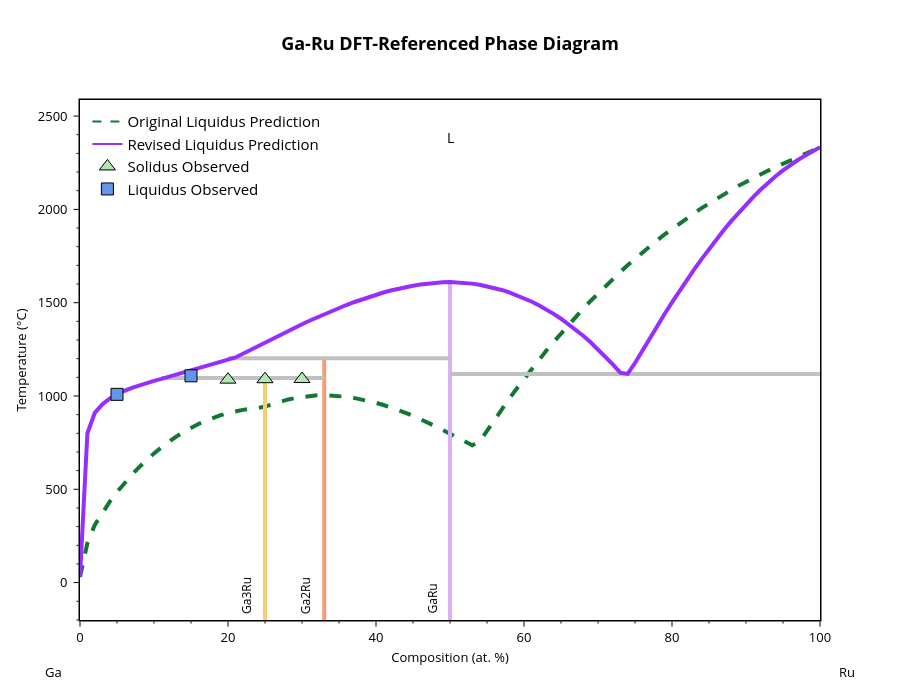
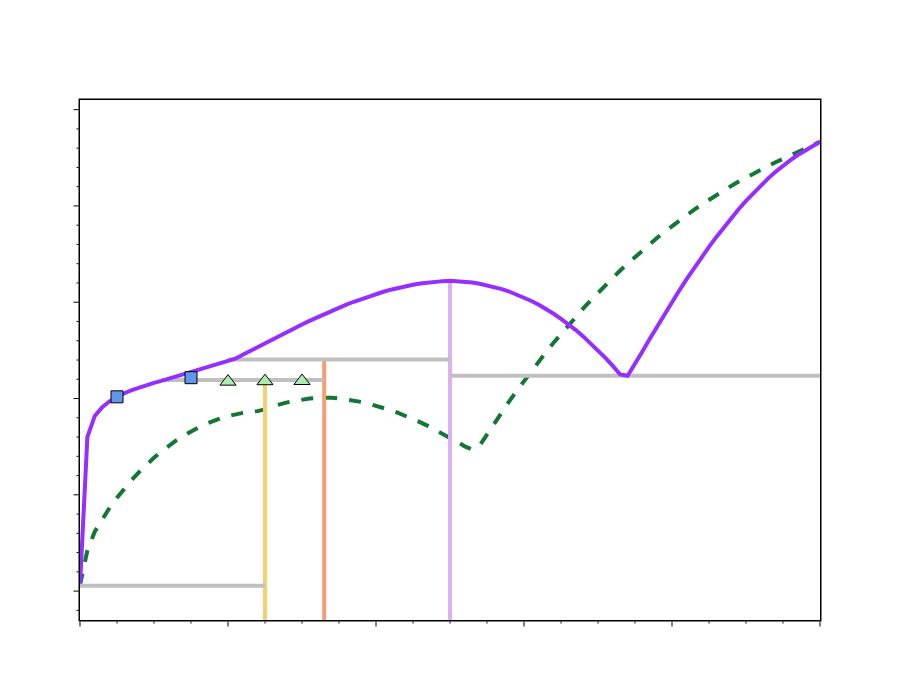

These figures' notebook cell, in order:
### Markdown cell above
Now, let's compare the updated phase diagram to our inital guess from the machine-learned parameters

### Code cell
bl.update_params(adj_params) # update the parameters and generate the DFT-referenced phase diagram
bl.digitized_liq = predicted_liquidus_line # set the original predicted line as the liquidus reference for plotting
fig = blp.get_plot('pred+liq') # generate the plot as a figure object so it can be modified
add_experimental_traces(fig, inc_no_liquid=False) # add the experimental data to the plot

# Manually edit trace colors and names and update layout. This may need to be altered if the trace order changes
fig.data[0].line.color = '#117733' # reference liquidus - plotted line 
fig.data[7].line.color = '#962EFF' # adjusted liquidus - plotted line
fig.data[8].line.color = '#117733' # reference liquidus - legend
fig.data[8].name = 'Original Liquidus Prediction'
fig.data[9].line.color = '#962EFF' # adjusted liquidus - legend
fig.data[9].name = 'Revised Liquidus Prediction'
fig.update_layout(width=900, height=700)
fig.show()

# Create another version without labels for manual labeling in powerpoint
fig_dict = fig.to_dict()
fig_dict['layout'].pop('title', None)
fig_dict['layout']['xaxis'].pop('title', None)
fig_dict['layout']['yaxis'].pop('title', None)
fig_dict['layout'].pop('annotations', None)
fig_no_labels = go.Figure(fig_dict)
fig_no_labels.layout.showlegend = False
fig_no_labels.layout.xaxis.showticklabels = False
fig_no_labels.layout.yaxis.showticklabels = False
fig_no_labels.update_layout(yaxis_range=[-150, 2550])
fig_no_labels.add_trace(go.Scatter(
    x=[bl.phases[0]['comp']*100, bl.phases[1]['comp']*100],
    y=[bl.component_data[bl.components[0]][1]-275, bl.component_data[bl.components[0]][1]-275],
    mode='lines',
    line=dict(color='silver', width=4),
    showlegend=False))
fig_no_labels.show()

# Save the figure without labels
figures_dir = cfg.project_root / "figures"
if os.path.isdir(figures_dir):
    fig_no_labels.write_image(figures_dir / "Ga-Ru_phase_diagram_cleaned.svg")
    print(f"Figure saved to {figures_dir}")

### Figure 1 — Plotly figure (JSON) as saved in the notebook; plotly's stock layout.template omitted (floating-point values rounded to 4 significant figures)
{"data": [{"line": {"color": "#117733", "dash": "dash", "width": 4}, "mode": "lines", "showlegend": false, "type": "scatter", "x": [0, 1, 2, 3, 4, 5, 6, 7.0, 8, 9, 10, 11, 12, 13, 14.0, 15, 16, 17, 18, 19, 20, 21, 22, 23, 24, 25, 26, 27, 28.0, 29.0, 30, 31, 32, 33, 34, 35, 36, 37, 38, 39, 40, 41, 42, 43, 44, 45, 46, 47, 48, 49, 50, 51, 52, 53, 54, 55.0, 56.0, 57.0, 58.0, 59, 60, 61, 62, 63, 64, 65, 66, 67, 68, 69, 70, 71, 72, 73, 74, 75, 76, 77, 78, 79, 80, 81, 82, 83, 84, 85, 86, 87, 88, 89, 90, 91, 92, 93, 94, 95, 96, 97, 98, 99, 100], "y": [29.75, 212.1, 309.1, 375.2, 432.8, 485.0, 533.1, 577.6, 618.8, 656.9, 692.3, 724.8, 754.8, 782.2, 807.1, 829.6, 849.8, 867.7, 883.5, 897.0, 908.5, 918.0, 925.4, 931.0, 934.6, 943.7, 957.7, 969.8, 980.1, 988.5, 995.2, 1000.0, 1003.0, 1005.0, 1003.0, 1000.0, 995.8, 989.7, 982.2, 973.4, 963.2, 951.7, 939.0, 925.0, 909.9, 893.7, 876.3, 857.9, 838.5, 818.1, 796.8, 774.6, 751.6, 735.6, 755.7, 815.1, 873.1, 929.8, 985.1, 1039.0, 1092.0, 1143.0, 1193.0, 1242.0, 1289.0, 1336.0, 1381.0, 1425.0, 1468.0, 1509.0, 1550.0, 1589.0, 1627.0, 1664.0, 1701.0, 1736.0, 1770.0, 1803.0, 1835.0, 1866.0, 1896.0, 1925.0, 1953.0, 1980.0, 2007.0, 2032.0, 2057.0, 2081.0, 2104.0, 2126.0, 2148.0, 2169.0, 2189.0, 2208.0, 2227.0, 2245.0, 2262.0, 2279.0, 2296.0, 2312.0, 2333.0]}, {"hovertemplate": "label=Ga3Ru<br>x=%{x}<br>t=%{y}<extra></extra>", "legendgroup": "Ga3Ru", "line": {"color": "rgb(246, 207, 113)", "dash": "solid", "width": 4}, "marker": {"symbol": "circle"}, "mode": "lines", "name": "Ga3Ru", "orientation": "v", "showlegend": false, "type": "scatter", "x": [25, 25, 25, 25, 25, 25, 25, 25, 25, 25, 25, 25, 25, 25], "xaxis": "x", "y": [29.75, 800.4, 1096.0, 1091.0, 1070.0, 1081.0, 955.1, 909.7, 1028.0, 985.6, 1009.0, 1058.0, 1044.0, -273.1], "yaxis": "y"}, {"hovertemplate": "label=Ga2Ru<br>x=%{x}<br>t=%{y}<extra></extra>", "legendgroup": "Ga2Ru", "line": {"color": "rgb(248, 156, 116)", "dash": "solid", "width": 4}, "marker": {"symbol": "circle"}, "mode": "lines", "name": "Ga2Ru", "orientation": "v", "showlegend": false, "type": "scatter", "x": [33, 33, 33, 33, 33, 33, 33, 33, 33, 33, 33, 33], "xaxis": "x", "y": [1096.0, 1195.0, 1203.0, 1164.0, 1103.0, 1116.0, 1129.0, 1185.0, 1175.0, 1153.0, 1141.0, -273.1], "yaxis": "y"}, {"hovertemplate": "label=GaRu<br>x=%{x}<br>t=%{y}<extra></extra>", "legendgroup": "GaRu", "line": {"color": "rgb(220, 176, 242)", "dash": "solid", "width": 4}, "marker": {"symbol": "circle"}, "mode": "lines", "name": "GaRu", "orientation": "v", "showlegend": false, "type": "scatter", "x": [50, 50, 50, 50, 50, 50, 50, 50, 50, 50, 50, 50, 50, 50, 50, 50, 50, 50, 50, 50, 50, 50, 50, 50, 50, 50, 50, 50, 50, 50, 50, 50, 50, 50, 50, 50, 50, 50, 50, 50, 50, 50, 50, 50, 50, 50, 50, 50, 50, 50, 50, 50, 50, 50, 50, 50, 50], "xaxis": "x", "y": [1543.0, 1530.0, 1554.0, 1565.0, 1575.0, 1455.0, 1596.0, 1568.0, 1464.0, 1525.0, 1169.0, 1591.0, 1583.0, 1602.0, 1607.0, 1611.0, 1609.0, 1502.0, 1517.0, 1487.0, 1472.0, 1366.0, 1385.0, 1347.0, 1203.0, 1206.0, 1579.0, 1589.0, 1541.0, 1556.0, 1414.0, 1440.0, 1486.0, 1507.0, 1118.0, 1125.0, 1386.0, 1355.0, 1288.0, 1323.0, 1251.0, 1211.0, 1598.0, 1603.0, 1607.0, 1438.0, 1227.0, 1247.0, 1611.0, 1610.0, 1403.0, 1421.0, 1327.0, 1308.0, 1268.0, 1288.0, -273.1], "yaxis": "y"}, {"hovertemplate": "x=%{x}<br>y=%{y}<extra></extra>", "legendgroup": "", "line": {"color": "Silver", "dash": "solid", "width": 4}, "marker": {"symbol": "circle"}, "mode": "lines", "name": "", "orientation": "v", "showlegend": false, "type": "scatter", "x": [50, 74, 100], "xaxis": "x", "y": [1118.0, 1118.0, 1118.0], "yaxis": "y"}, {"hovertemplate": "x=%{x}<br>y=%{y}<extra></extra>", "legendgroup": "", "line": {"color": "Silver", "dash": "solid", "width": 4}, "marker": {"symbol": "circle"}, "mode": "lines", "name": "", "orientation": "v", "showlegend": false, "type": "scatter", "x": [11, 25, 33], "xaxis": "x", "y": [1096.0, 1096.0, 1096.0], "yaxis": "y"}, {"hovertemplate": "x=%{x}<br>y=%{y}<extra></extra>", "legendgroup": "", "line": {"color": "Silver", "dash": "solid", "width": 4}, "marker": {"symbol": "circle"}, "mode": "lines", "name": "", "orientation": "v", "showlegend": false, "type": "scatter", "x": [20, 33, 50], "xaxis": "x", "y": [1203.0, 1203.0, 1203.0], "yaxis": "y"}, {"hovertemplate": "label=L<br>x=%{x}<br>t=%{y}<extra></extra>", "legendgroup": "L", "line": {"color": "#962EFF", "dash": "solid", "width": 4}, "marker": {"symbol": "circle"}, "mode": "lines", "name": "L", "orientation": "v", "showlegend": false, "type": "scatter", "x": [0, 1, 2, 3, 4, 5, 6, 7.0, 8, 9, 10, 11, 12, 13, 14.0, 15, 16, 17, 18, 19, 20, 21, 22, 23, 24, 25, 26, 27, 28.0, 29.0, 30, 31, 32, 33, 34, 35, 36, 37, 38, 39, 40, 41, 42, 43, 44, 45, 46, 47, 48, 49, 50, 51, 52, 53, 54, 55.0, 56.0, 57.0, 58.0, 59, 60, 61, 62, 63, 64, 65, 66, 67, 68, 69, 70, 71, 72, 73, 74, 75, 76, 77, 78, 79, 80, 81, 82, 83, 84, 85, 86, 87, 88, 89, 90, 91, 92, 93, 94, 95, 96, 97, 98, 99, 100], "xaxis": "x", "y": [29.75, 800.4, 909.7, 955.1, 985.6, 1009.0, 1028.0, 1044.0, 1058.0, 1070.0, 1081.0, 1091.0, 1103.0, 1116.0, 1129.0, 1141.0, 1153.0, 1164.0, 1175.0, 1185.0, 1195.0, 1206.0, 1227.0, 1247.0, 1268.0, 1288.0, 1308.0, 1327.0, 1347.0, 1366.0, 1385.0, 1403.0, 1421.0, 1438.0, 1455.0, 1472.0, 1487.0, 1502.0, 1517.0, 1530.0, 1543.0, 1554.0, 1565.0, 1575.0, 1583.0, 1591.0, 1598.0, 1603.0, 1607.0, 1610.0, 1611.0, 1609.0, 1607.0, 1602.0, 1596.0, 1589.0, 1579.0, 1568.0, 1556.0, 1541.0, 1525.0, 1507.0, 1486.0, 1464.0, 1440.0, 1414.0, 1386.0, 1355.0, 1323.0, 1288.0, 1251.0, 1211.0, 1169.0, 1125.0, 1118.0, 1177.0, 1244.0, 1311.0, 1376.0, 1439.0, 1501.0, 1562.0, 1621.0, 1678.0, 1734.0, 1787.0, 1839.0, 1889.0, 1937.0, 1983.0, 2026.0, 2067.0, 2106.0, 2143.0, 2177.0, 2209.0, 2238.0, 2264.0, 2288.0, 2310.0, 2333.0], "yaxis": "y"}, {"line": {"color": "#117733", "dash": "dash"}, "mode": "lines", "name": "Original Liquidus Prediction", "showlegend": true, "type": "scatter", "x": [null], "y": [null]}, {"line": {"color": "#962EFF"}, "marker": {"color": "#117733"}, "mode": "lines", "name": "Revised Liquidus Prediction", "showlegend": true, "type": "scatter", "x": [null], "y": [null]}, {"marker": {"color": "#ADEBB3", "line": {"color": "black", "width": 1}, "size": 14, "symbol": "triangle-up"}, "mode": "markers", "name": "Solidus Observed", "type": "scatter", "x": [20, 25, 30], "y": [1088.0, 1090.0, 1091.0]}, {"marker": {"color": "cornflowerblue", "line": {"color": "black", "width": 1}, "size": 12, "symbol": "square"}, "mode": "markers", "name": "Liquidus Observed", "type": "scatter", "x": [5, 15], "y": [1009.0, 1108.0]}], "layout": {"annotations": [{"borderpad": 5, "font": {"color": "black", "size": 12}, "showarrow": false, "text": "Ga3Ru", "textangle": -90, "x": 22.5, "y": -200.6, "yanchor": "bottom"}, {"borderpad": 5, "font": {"color": "black", "size": 12}, "showarrow": false, "text": "Ga2Ru", "textangle": -90, "x": 30.5, "y": -200.6, "yanchor": "bottom"}, {"borderpad": 5, "font": {"color": "black", "size": 12}, "showarrow": false, "text": "GaRu", "textangle": -90, "x": 47.5, "y": -200.6, "yanchor": "bottom"}, {"font": {"color": "black", "size": 14}, "showarrow": false, "text": "L", "x": 50, "y": 2384.0}, {"font": {"color": "black", "size": 13}, "showarrow": false, "text": "Ga", "x": -0.05, "xanchor": "left", "xref": "paper", "y": -0.1, "yanchor": "middle", "yref": "paper"}, {"font": {"color": "black", "size": 13}, "showarrow": false, "text": "Ru", "x": 1.05, "xanchor": "right", "xref": "paper", "y": -0.1, "yanchor": "middle", "yref": "paper"}], "font": {"color": "black", "size": 13}, "height": 700, "legend": {"font": {"size": 15}, "x": 0.01, "xanchor": "left", "y": 0.99, "yanchor": "top"}, "plot_bgcolor": "white", "showlegend": true, "title": {"font": {"color": "black", "size": 18}, "text": "<b>Ga-Ru DFT-Referenced Phase Diagram</b>", "x": 0.5, "xanchor": "center"}, "width": 900, "xaxis": {"linecolor": "black", "linewidth": 1.5, "minor": {"nticks": 5, "tickcolor": "black", "ticklen": 2, "ticks": "outside", "tickwidth": 1}, "mirror": true, "range": [0, 100], "showline": true, "tickcolor": "black", "tickformat": ".0f", "ticklen": 5, "ticks": "outside", "tickwidth": 1, "title": {"font": {"size": 13}, "standoff": 8, "text": "Composition (at. %)"}}, "yaxis": {"linecolor": "black", "linewidth": 1.5, "minor": {"nticks": 5, "tickcolor": "black", "ticklen": 2, "ticks": "outside", "tickwidth": 1}, "mirror": true, "range": [-200.6, 2586.0], "showline": true, "tickcolor": "black", "ticklen": 5, "ticks": "outside", "ticksuffix": " ", "tickwidth": 1, "title": {"font": {"size": 13}, "standoff": 8, "text": "Temperature (°C)"}}}}

### Figure 2 — Plotly figure (JSON) as saved in the notebook; plotly's stock layout.template omitted (floating-point values rounded to 4 significant figures)
{"data": [{"line": {"color": "#117733", "dash": "dash", "width": 4}, "mode": "lines", "showlegend": false, "type": "scatter", "x": [0, 1, 2, 3, 4, 5, 6, 7.0, 8, 9, 10, 11, 12, 13, 14.0, 15, 16, 17, 18, 19, 20, 21, 22, 23, 24, 25, 26, 27, 28.0, 29.0, 30, 31, 32, 33, 34, 35, 36, 37, 38, 39, 40, 41, 42, 43, 44, 45, 46, 47, 48, 49, 50, 51, 52, 53, 54, 55.0, 56.0, 57.0, 58.0, 59, 60, 61, 62, 63, 64, 65, 66, 67, 68, 69, 70, 71, 72, 73, 74, 75, 76, 77, 78, 79, 80, 81, 82, 83, 84, 85, 86, 87, 88, 89, 90, 91, 92, 93, 94, 95, 96, 97, 98, 99, 100], "y": [29.75, 212.1, 309.1, 375.2, 432.8, 485.0, 533.1, 577.6, 618.8, 656.9, 692.3, 724.8, 754.8, 782.2, 807.1, 829.6, 849.8, 867.7, 883.5, 897.0, 908.5, 918.0, 925.4, 931.0, 934.6, 943.7, 957.7, 969.8, 980.1, 988.5, 995.2, 1000.0, 1003.0, 1005.0, 1003.0, 1000.0, 995.8, 989.7, 982.2, 973.4, 963.2, 951.7, 939.0, 925.0, 909.9, 893.7, 876.3, 857.9, 838.5, 818.1, 796.8, 774.6, 751.6, 735.6, 755.7, 815.1, 873.1, 929.8, 985.1, 1039.0, 1092.0, 1143.0, 1193.0, 1242.0, 1289.0, 1336.0, 1381.0, 1425.0, 1468.0, 1509.0, 1550.0, 1589.0, 1627.0, 1664.0, 1701.0, 1736.0, 1770.0, 1803.0, 1835.0, 1866.0, 1896.0, 1925.0, 1953.0, 1980.0, 2007.0, 2032.0, 2057.0, 2081.0, 2104.0, 2126.0, 2148.0, 2169.0, 2189.0, 2208.0, 2227.0, 2245.0, 2262.0, 2279.0, 2296.0, 2312.0, 2333.0]}, {"hovertemplate": "label=Ga3Ru<br>x=%{x}<br>t=%{y}<extra></extra>", "legendgroup": "Ga3Ru", "line": {"color": "rgb(246, 207, 113)", "dash": "solid", "width": 4}, "marker": {"symbol": "circle"}, "mode": "lines", "name": "Ga3Ru", "orientation": "v", "showlegend": false, "type": "scatter", "x": [25, 25, 25, 25, 25, 25, 25, 25, 25, 25, 25, 25, 25, 25], "xaxis": "x", "y": [29.75, 800.4, 1096.0, 1091.0, 1070.0, 1081.0, 955.1, 909.7, 1028.0, 985.6, 1009.0, 1058.0, 1044.0, -273.1], "yaxis": "y"}, {"hovertemplate": "label=Ga2Ru<br>x=%{x}<br>t=%{y}<extra></extra>", "legendgroup": "Ga2Ru", "line": {"color": "rgb(248, 156, 116)", "dash": "solid", "width": 4}, "marker": {"symbol": "circle"}, "mode": "lines", "name": "Ga2Ru", "orientation": "v", "showlegend": false, "type": "scatter", "x": [33, 33, 33, 33, 33, 33, 33, 33, 33, 33, 33, 33], "xaxis": "x", "y": [1096.0, 1195.0, 1203.0, 1164.0, 1103.0, 1116.0, 1129.0, 1185.0, 1175.0, 1153.0, 1141.0, -273.1], "yaxis": "y"}, {"hovertemplate": "label=GaRu<br>x=%{x}<br>t=%{y}<extra></extra>", "legendgroup": "GaRu", "line": {"color": "rgb(220, 176, 242)", "dash": "solid", "width": 4}, "marker": {"symbol": "circle"}, "mode": "lines", "name": "GaRu", "orientation": "v", "showlegend": false, "type": "scatter", "x": [50, 50, 50, 50, 50, 50, 50, 50, 50, 50, 50, 50, 50, 50, 50, 50, 50, 50, 50, 50, 50, 50, 50, 50, 50, 50, 50, 50, 50, 50, 50, 50, 50, 50, 50, 50, 50, 50, 50, 50, 50, 50, 50, 50, 50, 50, 50, 50, 50, 50, 50, 50, 50, 50, 50, 50, 50], "xaxis": "x", "y": [1543.0, 1530.0, 1554.0, 1565.0, 1575.0, 1455.0, 1596.0, 1568.0, 1464.0, 1525.0, 1169.0, 1591.0, 1583.0, 1602.0, 1607.0, 1611.0, 1609.0, 1502.0, 1517.0, 1487.0, 1472.0, 1366.0, 1385.0, 1347.0, 1203.0, 1206.0, 1579.0, 1589.0, 1541.0, 1556.0, 1414.0, 1440.0, 1486.0, 1507.0, 1118.0, 1125.0, 1386.0, 1355.0, 1288.0, 1323.0, 1251.0, 1211.0, 1598.0, 1603.0, 1607.0, 1438.0, 1227.0, 1247.0, 1611.0, 1610.0, 1403.0, 1421.0, 1327.0, 1308.0, 1268.0, 1288.0, -273.1], "yaxis": "y"}, {"hovertemplate": "x=%{x}<br>y=%{y}<extra></extra>", "legendgroup": "", "line": {"color": "Silver", "dash": "solid", "width": 4}, "marker": {"symbol": "circle"}, "mode": "lines", "name": "", "orientation": "v", "showlegend": false, "type": "scatter", "x": [50, 74, 100], "xaxis": "x", "y": [1118.0, 1118.0, 1118.0], "yaxis": "y"}, {"hovertemplate": "x=%{x}<br>y=%{y}<extra></extra>", "legendgroup": "", "line": {"color": "Silver", "dash": "solid", "width": 4}, "marker": {"symbol": "circle"}, "mode": "lines", "name": "", "orientation": "v", "showlegend": false, "type": "scatter", "x": [11, 25, 33], "xaxis": "x", "y": [1096.0, 1096.0, 1096.0], "yaxis": "y"}, {"hovertemplate": "x=%{x}<br>y=%{y}<extra></extra>", "legendgroup": "", "line": {"color": "Silver", "dash": "solid", "width": 4}, "marker": {"symbol": "circle"}, "mode": "lines", "name": "", "orientation": "v", "showlegend": false, "type": "scatter", "x": [20, 33, 50], "xaxis": "x", "y": [1203.0, 1203.0, 1203.0], "yaxis": "y"}, {"hovertemplate": "label=L<br>x=%{x}<br>t=%{y}<extra></extra>", "legendgroup": "L", "line": {"color": "#962EFF", "dash": "solid", "width": 4}, "marker": {"symbol": "circle"}, "mode": "lines", "name": "L", "orientation": "v", "showlegend": false, "type": "scatter", "x": [0, 1, 2, 3, 4, 5, 6, 7.0, 8, 9, 10, 11, 12, 13, 14.0, 15, 16, 17, 18, 19, 20, 21, 22, 23, 24, 25, 26, 27, 28.0, 29.0, 30, 31, 32, 33, 34, 35, 36, 37, 38, 39, 40, 41, 42, 43, 44, 45, 46, 47, 48, 49, 50, 51, 52, 53, 54, 55.0, 56.0, 57.0, 58.0, 59, 60, 61, 62, 63, 64, 65, 66, 67, 68, 69, 70, 71, 72, 73, 74, 75, 76, 77, 78, 79, 80, 81, 82, 83, 84, 85, 86, 87, 88, 89, 90, 91, 92, 93, 94, 95, 96, 97, 98, 99, 100], "xaxis": "x", "y": [29.75, 800.4, 909.7, 955.1, 985.6, 1009.0, 1028.0, 1044.0, 1058.0, 1070.0, 1081.0, 1091.0, 1103.0, 1116.0, 1129.0, 1141.0, 1153.0, 1164.0, 1175.0, 1185.0, 1195.0, 1206.0, 1227.0, 1247.0, 1268.0, 1288.0, 1308.0, 1327.0, 1347.0, 1366.0, 1385.0, 1403.0, 1421.0, 1438.0, 1455.0, 1472.0, 1487.0, 1502.0, 1517.0, 1530.0, 1543.0, 1554.0, 1565.0, 1575.0, 1583.0, 1591.0, 1598.0, 1603.0, 1607.0, 1610.0, 1611.0, 1609.0, 1607.0, 1602.0, 1596.0, 1589.0, 1579.0, 1568.0, 1556.0, 1541.0, 1525.0, 1507.0, 1486.0, 1464.0, 1440.0, 1414.0, 1386.0, 1355.0, 1323.0, 1288.0, 1251.0, 1211.0, 1169.0, 1125.0, 1118.0, 1177.0, 1244.0, 1311.0, 1376.0, 1439.0, 1501.0, 1562.0, 1621.0, 1678.0, 1734.0, 1787.0, 1839.0, 1889.0, 1937.0, 1983.0, 2026.0, 2067.0, 2106.0, 2143.0, 2177.0, 2209.0, 2238.0, 2264.0, 2288.0, 2310.0, 2333.0], "yaxis": "y"}, {"line": {"color": "#117733", "dash": "dash"}, "mode": "lines", "name": "Original Liquidus Prediction", "showlegend": true, "type": "scatter", "x": [null], "y": [null]}, {"line": {"color": "#962EFF"}, "marker": {"color": "#117733"}, "mode": "lines", "name": "Revised Liquidus Prediction", "showlegend": true, "type": "scatter", "x": [null], "y": [null]}, {"marker": {"color": "#ADEBB3", "line": {"color": "black", "width": 1}, "size": 14, "symbol": "triangle-up"}, "mode": "markers", "name": "Solidus Observed", "type": "scatter", "x": [20, 25, 30], "y": [1088.0, 1090.0, 1091.0]}, {"marker": {"color": "cornflowerblue", "line": {"color": "black", "width": 1}, "size": 12, "symbol": "square"}, "mode": "markers", "name": "Liquidus Observed", "type": "scatter", "x": [5, 15], "y": [1009.0, 1108.0]}, {"line": {"color": "silver", "width": 4}, "mode": "lines", "showlegend": false, "type": "scatter", "x": [0, 25], "y": [27.9, 27.9]}], "layout": {"font": {"color": "black", "size": 13}, "height": 700, "legend": {"font": {"size": 15}, "x": 0.01, "xanchor": "left", "y": 0.99, "yanchor": "top"}, "plot_bgcolor": "white", "showlegend": false, "width": 900, "xaxis": {"linecolor": "black", "linewidth": 1.5, "minor": {"nticks": 5, "tickcolor": "black", "ticklen": 2, "ticks": "outside", "tickwidth": 1}, "mirror": true, "range": [0, 100], "showline": true, "showticklabels": false, "tickcolor": "black", "tickformat": ".0f", "ticklen": 5, "ticks": "outside", "tickwidth": 1}, "yaxis": {"linecolor": "black", "linewidth": 1.5, "minor": {"nticks": 5, "tickcolor": "black", "ticklen": 2, "ticks": "outside", "tickwidth": 1}, "mirror": true, "range": [-150, 2550], "showline": true, "showticklabels": false, "tickcolor": "black", "ticklen": 5, "ticks": "outside", "ticksuffix": " ", "tickwidth": 1}}}
